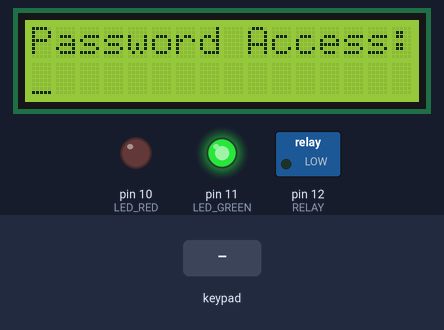
A sketch run on a simulated Arduino Uno, built with avr-gcc and run on an emulated ATmega328P. On the bench: 16×2 character LCD, switched loads named in the sketch (green lamp = pin HIGH), output pins drawn as LEDs (lit = HIGH). The inputs (shaded band) are chosen by the test bench.

Above: at 1.2 s.
1.3 s: keypad keys 3 2 1 9 1 8 = pressed 0.4 s apart
At 4.5 s:
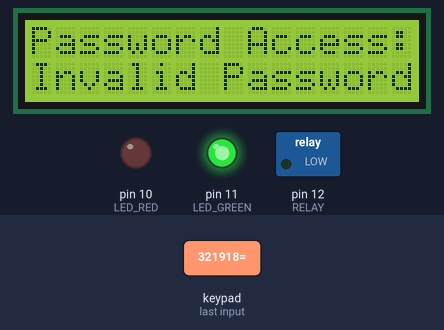
5.6 s: key '7' pressed
At 6.8 s:
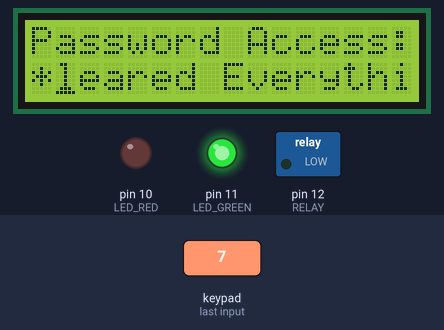
7.1 s: keypad keys 1 7 1 6 1 5 1 4 = pressed 0.4 s apart
At 8.9 s:
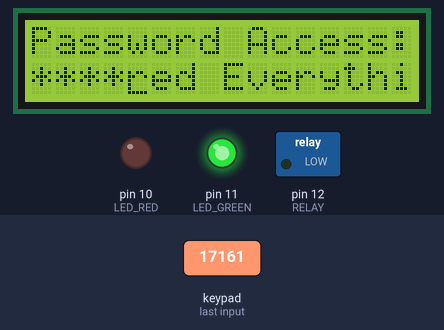
13.3 s: key 'C' pressed
At 13.38 s:
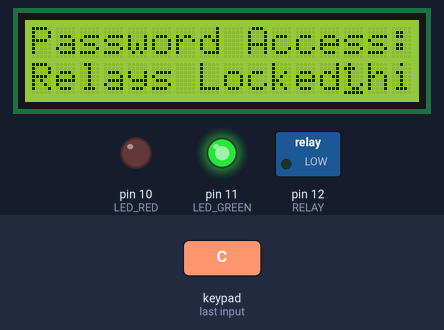
14.9 s: key '8' pressed
At 15.4 s:
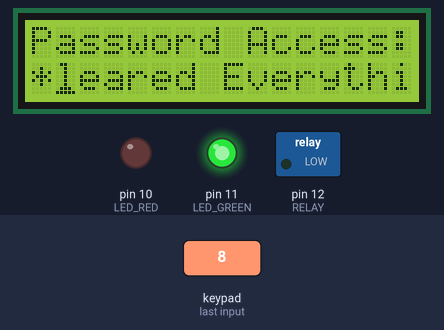
16.4 s: key '9' pressed
At 16.7 s:
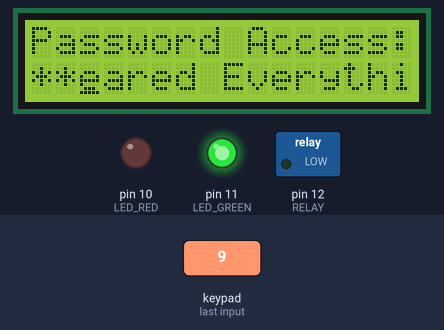
Timing chart, 0 to 18.9 s (numbered marks = the images above; inputs shaded):
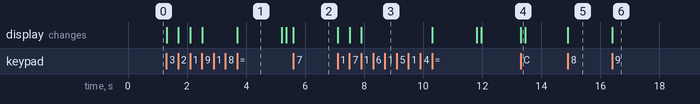

The sketch:

FIRSTpass.ino
```cpp
#include <Keypad.h>
#include <LiquidCrystal.h>

// initialize the library with the numbers of the interface pins
LiquidCrystal lcd(9, 8, 7, 6, 5, 4);

const byte ROWS = 4; //four rows
const byte COLS = 4; //four columns
//define the cymbols on the buttons of the keypads
char hexaKeys[ROWS][COLS] = {
  {'7','8','9','/'},
  {'4','5','6','*'},
  {'1','2','3','-'},
  {'C','0','=','+'}
};
byte rowPins[ROWS] = {3, 2, 19, 18}; //connect to the row pinouts of the keypad
byte colPins[COLS] = {17, 16, 15, 14}; //connect to the column pinouts of the keypad

//initialize an instance of class NewKeypad
Keypad customKeypad = Keypad( makeKeymap(hexaKeys), rowPins, colPins, ROWS, COLS);

const int LED_RED=10; //Red LED
const int LED_GREEN=11; //Green LED
const int RELAY=12; //Lock Relay or motor

char keycount=0;
char code[4]; //Hold pressed keys

void setup(){
  pinMode(LED_RED,OUTPUT);
  pinMode(LED_GREEN,OUTPUT);
  pinMode(RELAY,OUTPUT);

   // set up the LCD's number of columns and rows:
  lcd.begin(16, 2);
  // Print a message to the LCD.
  lcd.print("Password Access:");
  lcd.setCursor(0,1); //Move coursor to second Line
 // Turn on the cursor
  lcd.cursor();
  digitalWrite(LED_GREEN,HIGH);  //Green LED Off
  digitalWrite(LED_RED,LOW);     //Red LED On
  digitalWrite(RELAY,LOW);       //Turn off Relay (Locked)
}

void loop(){
  char customKey = customKeypad.getKey();

  if (customKey && (keycount<4) && (customKey !='=') && (customKey !='C')){
      //lcd.print(customKey); //To display entered keys
      lcd.print('*');    //Do not display entered keys
      code[keycount]=customKey;
      keycount++;
  }

  if(customKey == 'C')      //Cancel/Lock Key is pressed clear display and lock
  {
    Lock();    //Lock and clear display
  }

  if(customKey == '=')   //Check Password and Unlock
  {
    if((code[0]=='1') && (code[1]=='2') && (code[2]=='3') && (code[3]=='4'))  //Match the password
    {
      digitalWrite(LED_GREEN,LOW);  //Green LED Off
      digitalWrite(LED_RED,HIGH);     //Red LED On
      digitalWrite(RELAY,HIGH);       //Turn on Relay (Unlocked)
      lcd.setCursor(0,1);
      lcd.print("Access Granted");
      delay(400);      //Keep Door open for 4 Seconds
      Lock();
    }
    else
    {
      lcd.setCursor(0,1);
      lcd.print("Invalid Password");  //Display Error Message
      delay(1500); //Message delay
      Lock();
    }
  }
}

void Lock()
{
    lcd.setCursor(0,1);
    lcd.print("Relays Locked");
    delay(150);
    lcd.setCursor(0,1);
    lcd.print("Cleared Everything"); //Clear Password
    lcd.setCursor(0,1);
    keycount=0;
    digitalWrite(LED_GREEN,HIGH);  //Green LED Off
    digitalWrite(LED_RED,LOW);     //Red LED On
    digitalWrite(RELAY,LOW);       //Turn off Relay (Locked)
}
```

Measured:
- after the input at 1.3 s, the display: first changes at once (image 1 shows a later state)
- after the input at 5.6 s, the display: changes at once (image 2)
- after the input at 7.1 s, the display: first changes at once (image 3 shows a later state)
- after the input at 13.3 s, the display: changes at once (image 4)
- after the input at 14.9 s, the display: changes at once (image 5)
- after the input at 16.4 s, the display: changes at once (image 6)
- what the display in image 1 shows lasts 1.5 s, from 3.7 s to 5.2 s
